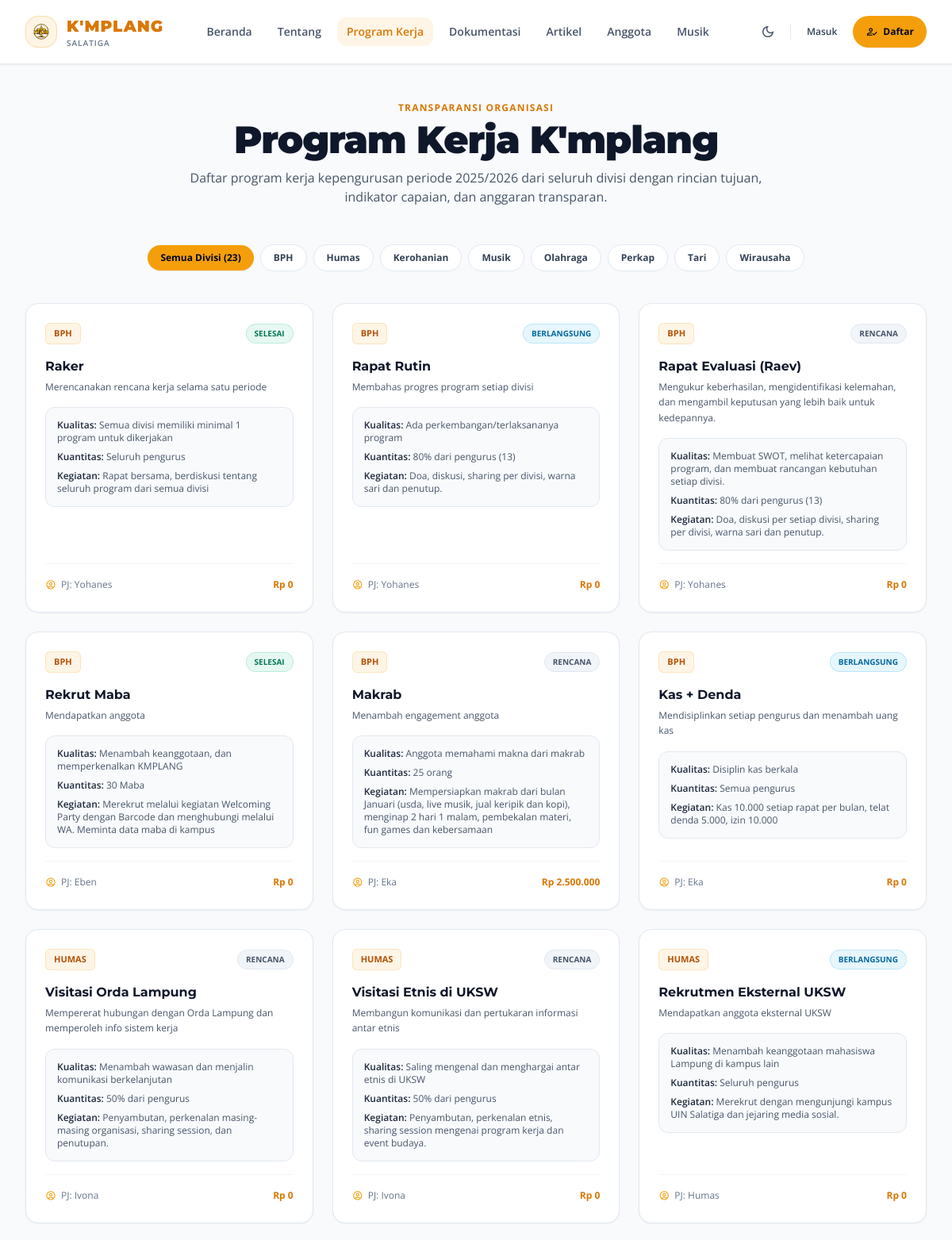
/program-kerja (upper part), run on the app's committed database.
### tables this page shows
CREATE TABLE IF NOT EXISTS `work_programs` (
    `id` INT AUTO_INCREMENT PRIMARY KEY,
    `divisi` VARCHAR(100) NOT NULL,
    `nama_program` VARCHAR(255) NOT NULL,
    `tujuan` TEXT NULL,
    `indikator_kualitas` TEXT NULL,
    `indikator_kuantitas` TEXT NULL,
    `gambaran_kegiatan` TEXT NULL,
    `waktu_kegiatan` VARCHAR(255) NULL,
    `anggaran` VARCHAR(100) NULL,
    `penanggung_jawab` VARCHAR(150) NULL,
    `status` ENUM('rencana', 'berlangsung', 'selesai', 'evaluasi') NOT NULL DEFAULT 'rencana',
    `created_at` TIMESTAMP DEFAULT CURRENT_TIMESTAMP,
    `updated_at` TIMESTAMP DEFAULT CURRENT_TIMESTAMP ON UPDATE CURRENT_TIMESTAMP,
    INDEX `idx_proker_divisi` (`divisi`),
    INDEX `idx_proker_status` (`status`)
);

### app/Views/programs/index.php (the view, shortened to what the rows shown need)
<?php
$prokers = $prokers ?? [];
$divisiList = $divisiList ?? [];
$activeDivisi = $activeDivisi ?? 'Semua';
?>
<div class="py-12 bg-slate-50 dark:bg-slate-950 transition-colors duration-200 min-h-screen">
    <div class="max-w-7xl mx-auto px-4 sm:px-6 lg:px-8">
        <div class="text-center max-w-3xl mx-auto mb-12">
            <div class="text-xs font-bold uppercase tracking-widest text-amber-600 dark:text-amber-400 mb-2">
                Transparansi Organisasi
            </div>
            <h1 class="text-3xl sm:text-5xl font-black text-slate-900 dark:text-white font-montserrat tracking-tight">
                Program Kerja K'mplang
            </h1>
            <p class="text-sm sm:text-base text-slate-600 dark:text-slate-400 mt-3">
                Daftar program kerja kepengurusan periode 2025/2026 dari seluruh divisi dengan rincian tujuan, indikator capaian, dan anggaran transparan.
            </p>
        </div>
        <div class="flex items-center justify-center flex-wrap gap-2 mb-10">
            <a href="<?= App::baseUrl('/program-kerja') ?>" class="px-4 py-2 rounded-full text-xs font-bold transition-all <?= $activeDivisi === 'Semua' ? 'bg-amber-500 text-slate-950 shadow-sm' : 'bg-white dark:bg-slate-900 text-slate-700 dark:text-slate-400 hover:border-amber-500/50 hover:text-amber-600 dark:hover:text-amber-400 border border-slate-200 dark:border-slate-800' ?>">
                Semua Divisi (<?= count($prokers) ?>)
            </a>
            <?php foreach ($divisiList as $div): ?>
                <a href="<?= App::baseUrl('/program-kerja?divisi=' . urlencode($div)) ?>" class="px-4 py-2 rounded-full text-xs font-bold transition-all <?= $activeDivisi === $div ? 'bg-amber-500 text-slate-950 shadow-sm' : 'bg-white dark:bg-slate-900 text-slate-700 dark:text-slate-400 hover:border-amber-500/50 hover:text-amber-600 dark:hover:text-amber-400 border border-slate-200 dark:border-slate-800' ?>">
                    <?= e($div) ?>
                </a>
            <?php endforeach; ?>
        </div>
        <div class="grid grid-cols-1 md:grid-cols-2 lg:grid-cols-3 gap-6">
            <?php foreach ($prokers as $p): ?>
                <div class="bg-white dark:bg-slate-900 border border-slate-200 dark:border-slate-800 rounded-2xl p-6 flex flex-col justify-between hover:border-amber-500/40 transition-all shadow-sm">
                    <div class="space-y-4">
                        <div class="flex items-center justify-between">
                            <span class="px-2.5 py-1 rounded-md text-[11px] font-bold uppercase bg-amber-500/10 text-amber-700 dark:text-amber-400 border border-amber-500/20">
                                <?= e($p['divisi']) ?>
                            </span>
                            <?php
                                $statusBadge = match($p['status']) {
                                    'selesai'     => 'bg-emerald-500/10 text-emerald-700 dark:text-emerald-400 border-emerald-500/20',
                                    'berlangsung' => 'bg-sky-500/10 text-sky-700 dark:text-sky-400 border-sky-500/20',
                                    'evaluasi'    => 'bg-rose-500/10 text-rose-700 dark:text-rose-400 border-rose-500/20',
                                    default       => 'bg-slate-100 dark:bg-slate-800 text-slate-600 dark:text-slate-400 border-slate-200 dark:border-slate-700'
                                };
                            ?>
                            <span class="px-2.5 py-1 rounded-full text-[10px] font-bold uppercase border <?= $statusBadge ?>">
                                <?= e($p['status']) ?>
                            </span>
                        </div>
                        <div>
                            <h3 class="text-base font-bold text-slate-900 dark:text-slate-100 font-montserrat mb-1"><?= e($p['nama_program']) ?></h3>
                            <p class="text-xs text-slate-600 dark:text-slate-400 leading-relaxed"><?= e($p['tujuan']) ?></p>
                        </div>
                        <div class="space-y-2 text-xs text-slate-600 dark:text-slate-400 bg-slate-50 dark:bg-slate-950/60 p-3.5 rounded-xl border border-slate-200 dark:border-slate-800/80">
                            <?php if (!empty($p['indikator_kualitas'])): ?>
                                <div><strong class="text-slate-800 dark:text-slate-300 font-semibold">Kualitas:</strong> <?= e($p['indikator_kualitas']) ?></div>
                            <?php endif; ?>
                            <?php if (!empty($p['indikator_kuantitas'])): ?>
                                <div><strong class="text-slate-800 dark:text-slate-300 font-semibold">Kuantitas:</strong> <?= e($p['indikator_kuantitas']) ?></div>
                            <?php endif; ?>
                            <?php if (!empty($p['gambaran_kegiatan'])): ?>
                                <div><strong class="text-slate-800 dark:text-slate-300 font-semibold">Kegiatan:</strong> <?= e($p['gambaran_kegiatan']) ?></div>
                            <?php endif; ?>
                        </div>
                    </div>
                    <div class="pt-4 mt-4 border-t border-slate-100 dark:border-slate-800 flex items-center justify-between text-xs">
                        <span class="text-slate-500 dark:text-slate-400 flex items-center gap-1.5">
                            <span class="material-symbols-outlined text-sm text-amber-500">account_circle</span>
                            PJ: <?= e($p['penanggung_jawab'] ?: '-') ?>
                        </span>
                        <span class="font-bold text-amber-600 dark:text-amber-400">
                            <?= e($p['anggaran'] ?: 'Rp 0') ?>
                        </span>
                    </div>
                </div>
            <?php endforeach; ?>
        </div>
    </div>
</div>

### app/Core/Router.php (shortened to what the rows shown need)
<?php
class Router
{
    private array $routes = [];
    private function addRoute(string $method, string $path, array|callable $handler, array $middlewares): void
    {
        $pattern = preg_replace('/\{([a-zA-Z0-9_]+)\}/', '(?P<$1>[^/]+)', trim($path, '/'));
        $regex = '#^' . ($pattern === '' ? '' : $pattern) . '$#';
        $this->routes[] = [
            'method'      => $method,
            'path'        => trim($path, '/'),
            'regex'       => $regex,
            'handler'     => $handler,
            'middlewares' => $middlewares
        ];
    }
    public function dispatch(): void
    {
        $rawUri = parse_url($_SERVER['REQUEST_URI'] ?? '/', PHP_URL_PATH);
        $uri = trim(rawurldecode($rawUri), '/');
        foreach ($this->routes as $route) {
            if (preg_match($route['regex'], $uri, $matches)) {
                $params = [];
                $handler = $route['handler'];
                if (is_array($handler)) {
                    [$controllerClass, $method] = $handler;
                    $controller = new $controllerClass();
                    call_user_func_array([$controller, $method], array_values($params));
                    return;
                }
            }
        }
    }
}

### data on the page
work_programs: divisi "BPH", status "SELESAI", nama_program "Raker", tujuan "Merencanakan rencana kerja selama satu periode", indikator_kualitas "Semua divisi memiliki minimal 1 program untuk dikerjakan", indikator_kuantitas "Seluruh pengurus", gambaran_kegiatan "Rapat bersama, berdiskusi tentang seluruh program dari semua divisi", penanggung_jawab "Yohanes", anggaran "Rp 0"
work_programs: divisi "BPH", status "BERLANGSUNG", nama_program "Rapat Rutin", tujuan "Membahas progres program setiap divisi", indikator_kualitas "Ada perkembangan/terlaksananya program", indikator_kuantitas "80% dari pengurus (13)", gambaran_kegiatan "Doa, diskusi, sharing per divisi, warna sari dan penutup.", penanggung_jawab "Yohanes", anggaran "Rp 0"
work_programs: divisi "BPH", status "RENCANA", nama_program "Rapat Evaluasi (Raev)", tujuan "Mengukur keberhasilan, mengidentifikasi kelemahan, dan mengambil keputusan yang lebih baik untuk kedepannya.", indikator_kualitas "Membuat SWOT, melihat ketercapaian program, dan membuat rancangan kebutuhan setiap divisi.", indikator_kuantitas "80% dari pengurus (13)", gambaran_kegiatan "Doa, diskusi per setiap divisi, sharing per divisi, warna sari dan penutup.", penanggung_jawab "Yohanes", anggaran "Rp 0"
work_programs: divisi "BPH", status "SELESAI", nama_program "Rekrut Maba", tujuan "Mendapatkan anggota", indikator_kualitas "Menambah keanggotaan, dan memperkenalkan KMPLANG", indikator_kuantitas "30 Maba", gambaran_kegiatan "Merekrut melalui kegiatan Welcoming Party dengan Barcode dan menghubungi melalui WA. Meminta data maba di kampus", penanggung_jawab "Eben", anggaran "Rp 0"
work_programs: divisi "BPH", status "RENCANA", nama_program "Makrab", tujuan "Menambah engagement anggota", indikator_kualitas "Anggota memahami makna dari makrab", indikator_kuantitas "25 orang", gambaran_kegiatan "Mempersiapkan makrab dari bulan Januari (usda, live musik, jual keripik dan kopi), menginap 2 hari 1 malam, pembekalan materi, fun games dan kebersamaan", penanggung_jawab "Eka", anggaran "Rp 2.500.000"
work_programs: divisi "BPH", status "BERLANGSUNG", nama_program "Kas + Denda", tujuan "Mendisiplinkan setiap pengurus dan menambah uang kas", indikator_kualitas "Disiplin kas berkala", indikator_kuantitas "Semua pengurus", gambaran_kegiatan "Kas 10.000 setiap rapat per bulan, telat denda 5.000, izin 10.000", penanggung_jawab "Eka", anggaran "Rp 0"
work_programs: divisi "HUMAS", status "RENCANA", nama_program "Visitasi Orda Lampung", tujuan "Mempererat hubungan dengan Orda Lampung dan memperoleh info sistem kerja", indikator_kualitas "Menambah wawasan dan menjalin komunikasi berkelanjutan", indikator_kuantitas "50% dari pengurus", gambaran_kegiatan "Penyambutan, perkenalan masing-masing organisasi, sharing session, dan penutupan.", penanggung_jawab "Ivona", anggaran "Rp 0"
work_programs: divisi "HUMAS", status "RENCANA", nama_program "Visitasi Etnis di UKSW", tujuan "Membangun komunikasi dan pertukaran informasi antar etnis", indikator_kualitas "Saling mengenal dan menghargai antar etnis di UKSW", indikator_kuantitas "50% dari pengurus", gambaran_kegiatan "Penyambutan, perkenalan etnis, sharing session mengenai program kerja dan event budaya.", penanggung_jawab "Ivona", anggaran "Rp 0"
work_programs: divisi "HUMAS", status "BERLANGSUNG", nama_program "Rekrutmen Eksternal UKSW", tujuan "Mendapatkan anggota eksternal UKSW", indikator_kualitas "Menambah keanggotaan mahasiswa Lampung di kampus lain", indikator_kuantitas "Seluruh pengurus", gambaran_kegiatan "Merekrut dengan mengunjungi kampus UIN Salatiga dan jejaring media sosial.", penanggung_jawab "Humas", anggaran "Rp 0"

### other printed values
count($prokers) "23"
$div "BPH"
$div "Humas"
$div "Kerohanian"
$div "Musik"
$div "Olahraga"
$div "Perkap"
$div "Tari"
$div "Wirausaha"
